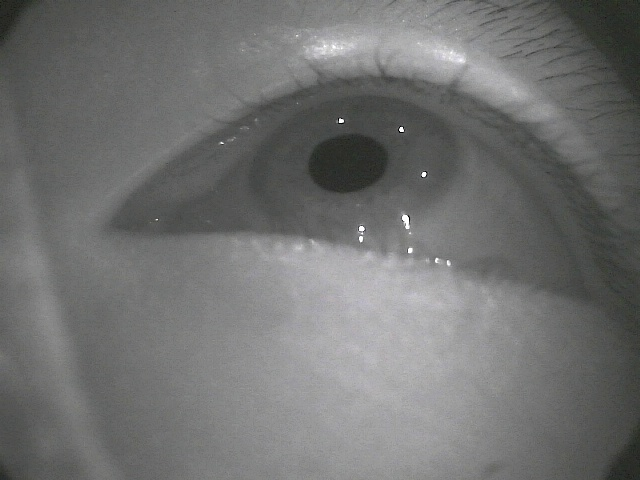
//> input picture ProgrammingPupilDetection/TestData/Real/01.jpg, 640 x 480 px
$ ./pupil_detection   (built with g++ and OpenCV 4)
//> lines starting //> are read from the running program, lines starting //| are printed output that depends on the picture; after the words box and inside, x2 and y2 are one past the last pixel; in counts of white or black regions, pixels touching at a corner belong together
#include <opencv2/imgproc/imgproc.hpp>
#include <opencv2/highgui/highgui.hpp>
#include <cmath>
#include <bits/stdc++.h>
using namespace std;
using namespace cv;

int main(int argc, char** argv)
{
	// Load image
	Mat src = imread("TestData/Real/01.jpg");
//> src is the input picture: 480 rows x 640 cols, CV_8UC3; mean B, G, R 112.8, 113.5, 113
	if (src.empty())
		return -1;

	// Invert the source image and convert to grayscale
	Mat gray;
	cvtColor(src, gray, CV_BGR2GRAY);
	GaussianBlur( gray, gray, Size( 5, 5 ), 0, 0 );


	// Convert to binary image by thresholding it
	Mat binary;
	threshold(gray, binary, 50, 255, CV_THRESH_BINARY_INV  );
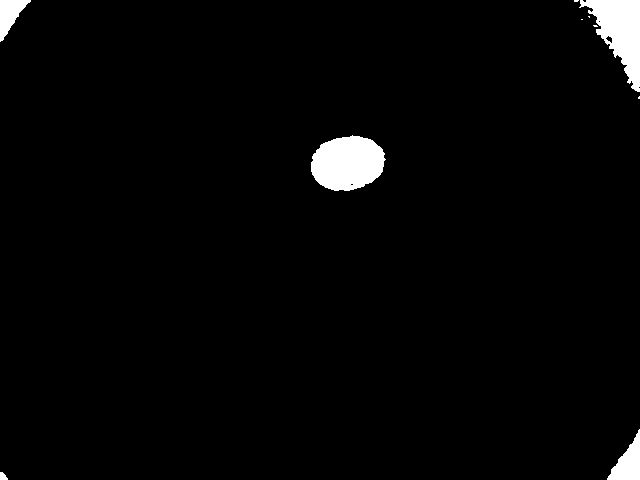
//> binary: 480 rows x 640 cols, CV_8UC1; 2.5% white; 10 white regions (5 under 20 px), largest, box (x1, y1, x2, y2) and area: (311, 135, 386, 191) 3200, (579, 0, 640, 92) 2784, (607, 429, 640, 480) 863, (0, 0, 31, 42) 652, (0, 472, 8, 480) 47
	//erosion is applied to remove the unneccesay smaller contours that and also to ensure that there is not connected contour with the pupil
	erode(binary, binary, Mat(), Point(-1, -1), 5, 1, 1);
	//dilation is applied to regain the approximate shape of the target contour
	dilate(binary, binary, Mat(), Point(-1, -1), 5, 1, 1);
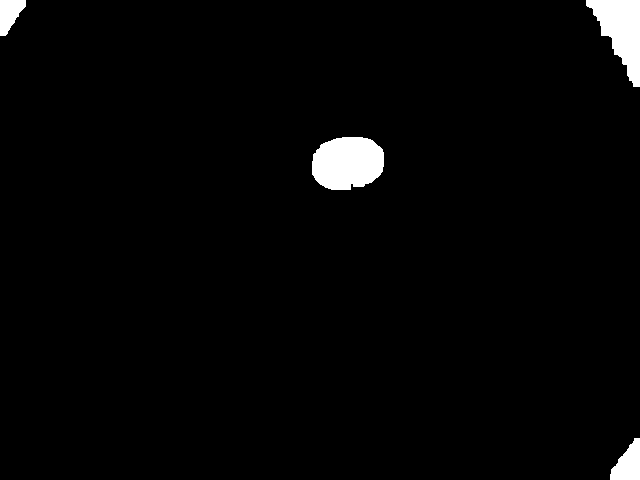
//> binary: 480 rows x 640 cols, CV_8UC1; 2.3% white; 4 white regions

	///imshow("binary",binary);
	// Find all contours

	vector<vector<Point> > contours;
	findContours(binary, contours, CV_RETR_EXTERNAL, CV_CHAIN_APPROX_NONE);
//> contours = 4 contours; box (x1, y1, x2, y2) and area: (312, 137, 384, 190) 3037, (586, 0, 640, 87) 2436, (610, 438, 640, 480) 764, (0, 0, 26, 36) 562
	// Fill holes in each contour
	drawContours(binary, contours, -1, CV_RGB(255,255,0), -1);
//> binary: 480 rows x 640 cols, CV_8UC1; 2.32% of pixels changed, all inside (x1, y1, x2, y2) = (0, 0, 640, 480)

	vector<vector<Point> > approx;
	approx.resize(contours.size());
//> approx = 4 empty contours

	vector<RotatedRect> minEllipse( contours.size() );
	Mat drawing(src.rows,src.cols,CV_8UC1,Scalar(0));

	for( int i = 0; i < contours.size(); i++ )
     {
       	if( contours[i].size() > 100 )
         {
         	minEllipse[i] = fitEllipse( Mat(contours[i]) );
         }
     }
//> this loop made 4 passes

     vector<Moments> mu(contours.size() );
//> mu = 4 items

     vector<Moments> mc(contours.size() );
//> mc = 4 items
     for( int i = 0; i< contours.size(); i++ )
     {
     	Mat drawing1(src.rows,src.cols,CV_8UC1,Scalar(0));

     	if(contours[i].size()>100)
     	{
	       ellipse( drawing1, minEllipse[i],  Scalar( 255, 0, 0 ), -1 );

	      	mu[i] = moments( drawing1, false );
	      	float x,y;
	      	x=mu[i].m10/mu[i].m00;
	      	y=mu[i].m01/mu[i].m00;

	      	if(x>150 and x<550 and y>50 and y<400)
	      	{
	      		ellipse( drawing, minEllipse[i],  Scalar( 255, 0, 0 ), -1 );

	      	}

	       //cout<<mc[i]<<endl;
   		}
       //cout<<minEllipse[i]<<endl;
       // rotated rectangle

     }
//> this loop made 4 passes
//> (x, y) on passes 1 to 4: (627.3, 462.5), (347.2, 162.5), (619.7, 32.59), (9.99, 14.09)
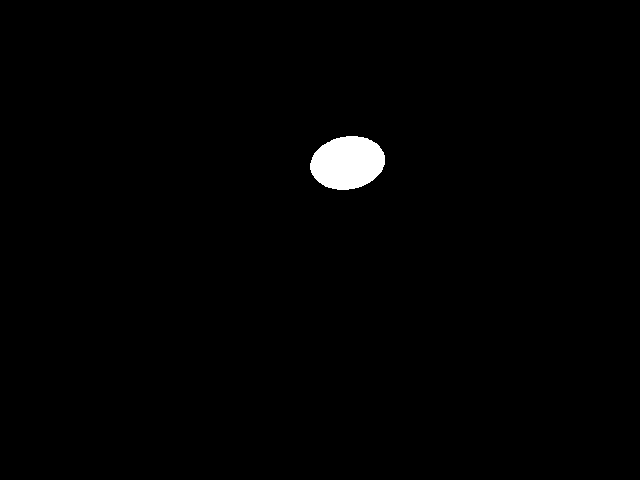
//> drawing: 480 rows x 640 cols, CV_8UC1; 1% white; 1 white region, box (x1, y1, x2, y2) and area: (310, 136, 385, 190) 3135
     imshow( "Contours", drawing );

	///imshow("image", binary);
	imshow("original",src);
	imwrite("contour.png",drawing);
	waitKey(0);

	return 0;
}
